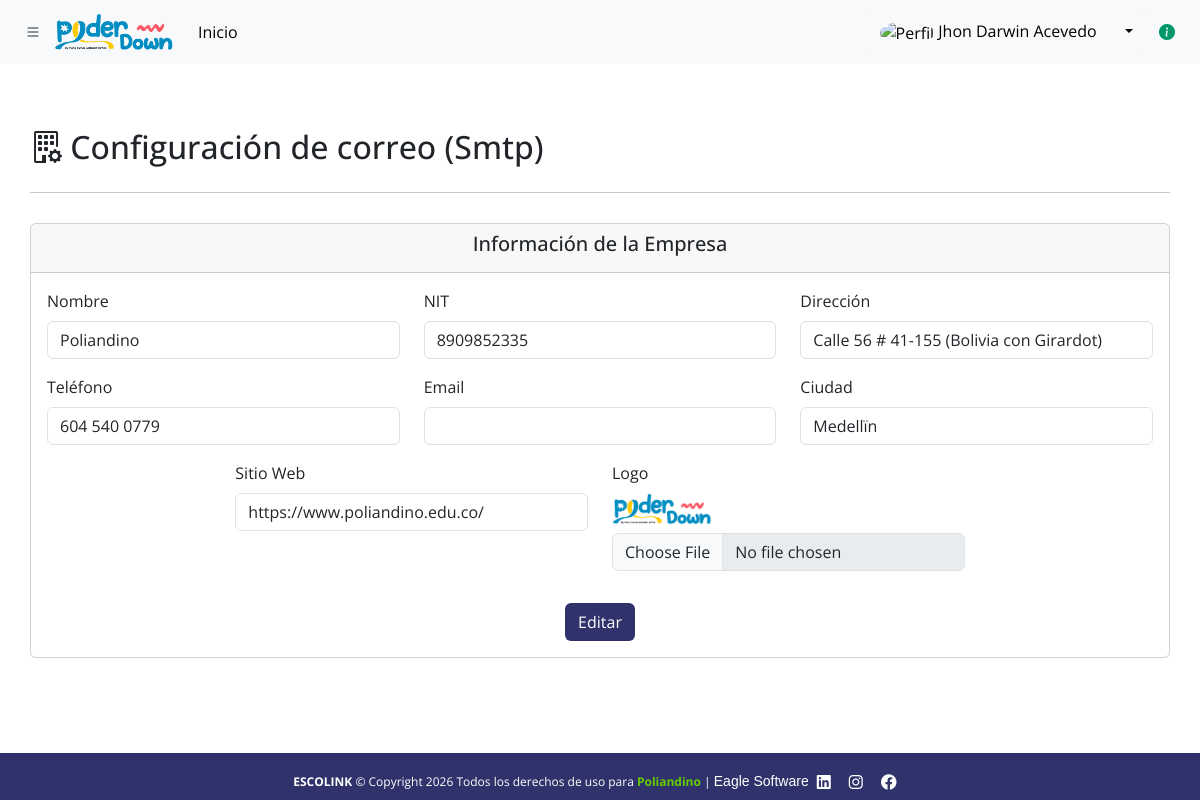
Page /companyConfig.php (signed in) on the committed database.
### tables this page shows
CREATE TABLE `company` (
  `id` int(11) NOT NULL,
  `nombre` varchar(100) NOT NULL,
  `nit` varchar(15) NOT NULL,
  `direccion` varchar(255) NOT NULL,
  `telefono` varchar(15) NOT NULL,
  `logo` varchar(255) NOT NULL,
  `email` varchar(266) NOT NULL,
  `ciudad` varchar(255) NOT NULL,
  `web` varchar(255) NOT NULL
);

### components/sliderBar.php (called while the page is built, shortened)
<?php include("controller/footer.php"); ?>

### components/filters/takeUser.php (called while the page is built, shortened)
<?php
function obtenerInformacionUsuario()
{
    if (isset($_SESSION['loggedin'], $_SESSION['nombre'], $_SESSION['rol'], $_SESSION['username'], $_SESSION['foto'], $_SESSION['extra_rol']) && $_SESSION['loggedin'] === true) {
        $mensajeRol = rolUsuario($_SESSION['rol']);
        $mensajeExtraRol = extraRolUsuario($_SESSION['extra_rol']);
        return [
            'nombre' => htmlspecialchars($_SESSION['nombre']),
            'rol' => $mensajeRol,
            'extra_rol' => $mensajeExtraRol,
            'usuario' => htmlspecialchars($_SESSION['username']),
            'foto' => htmlspecialchars($_SESSION['foto'])
        ];
    }
}
function rolUsuario($rol)
{
    switch ($rol) {
        case 12:
            return "Control maestro";
    }
}
function extraRolUsuario($extra_rol)
{
    switch ($extra_rol) {
        default:
            return "Extra rol no definido";
    }
}
?>

### components/company/viewCompanyInfo.php (the view, shortened to what this page needs)
<?php
$query = "SELECT * FROM company LIMIT 1";
$result = $conn->query($query);
$company = $result->fetch_assoc();
?>
<div class="card mt-4">
    <div class="card-header text-center">
        <h5>Información de la Empresa</h5>
    </div>
    <div class="card-body">
        <form id="companyForm" enctype="multipart/form-data">
            <div class="row justify-content-center">
                <div class="col-4 mb-3">
                    <label for="nombre" class="form-label">Nombre</label>
                    <input type="text" class="form-control" id="nombre" name="nombre" value="<?php echo htmlspecialchars($company['nombre'] ?? 'Sin configurar'); ?>" readonly>
                </div>
                <div class="col-4 mb-3">
                    <label for="nit" class="form-label">NIT</label>
                    <input type="text" class="form-control" id="nit" name="nit" value="<?php echo htmlspecialchars($company['nit'] ?? 'Sin configurar'); ?>" readonly>
                </div>
                <div class="col-4 mb-3">
                    <label for="direccion" class="form-label">Dirección</label>
                    <input type="text" class="form-control" id="direccion" name="direccion" value="<?php echo htmlspecialchars($company['direccion'] ?? 'Sin configurar'); ?>" readonly>
                </div>
                <div class="col-4 mb-3">
                    <label for="telefono" class="form-label">Teléfono</label>
                    <input type="text" class="form-control" id="telefono" name="telefono" value="<?php echo htmlspecialchars($company['telefono'] ?? 'Sin configurar'); ?>" readonly>
                </div>
                <div class="col-4 mb-3">
                    <label for="email" class="form-label">Email</label>
                    <input type="email" class="form-control" id="email" name="email" value="<?php echo htmlspecialchars($company['email'] ?? 'Sin configurar'); ?>" readonly>
                </div>
                <div class="col-4 mb-3">
                    <label for="ciudad" class="form-label">Ciudad</label>
                    <input type="text" class="form-control" id="ciudad" name="ciudad" value="<?php echo htmlspecialchars($company['ciudad'] ?? 'Sin configurar'); ?>" readonly>
                </div>
                <div class="col-4 mb-3">
                    <label for="web" class="form-label">Sitio Web</label>
                    <input type="url" class="form-control" id="web" name="web" value="<?php echo htmlspecialchars($company['web'] ?? 'Sin configurar'); ?>" readonly>
                </div>
                <div class="col-4 mb-3">
                    <label for="logo" class="form-label">Logo</label>
                    <?php if (!empty($company['logo'])): ?>
                        <div class="mb-2">
                            <img src="img/logos/<?php echo htmlspecialchars($company['logo']); ?>" alt="Logo actual" style="max-width: 100px; max-height: 100px;">
                        </div>
                    <?php endif; ?>
                    <input type="file" class="form-control" id="logo" name="logo" accept="image/*" disabled>
                </div>
            </div>
            <div class="text-center mt-3">
                <button type="button" class="btn bg-indigo-dark text-white" id="editBtn">Editar</button>
            </div>
        </form>
    </div>
</div>

### controller/header.php (shortened to what this page needs)
<?php
$query = "SELECT logo FROM company LIMIT 1";
$result = $conn->query($query);
$company = $result->fetch_assoc();
$logo = $company['logo'] ?? 'logo_pd_horizontal.png';
?>
<nav class="navbar navbar-expand-lg bg-body-tertiary fixed-top">
    <div class="container-fluid">
        <button class="btn btn-tertiary mr-3" type="button" data-bs-toggle="offcanvas" data-bs-target="#offcanvasWithBothOptions" aria-controls="offcanvasWithBothOptionsLabel">
            <i class="bi bi-list"></i>
        </button>
        <a class="navbar-brand" href="main.php"><img src="img/logos/<?php echo htmlspecialchars($logo); ?>" alt="logo" width="120px"></a>
        <div class="collapse navbar-collapse" id="navbarSupportedContent">
            <ul class="navbar-nav me-auto mb-2 mb-lg-0">
                <li class="nav-item">
                    <a class="nav-link active" aria-current="page" href="main.php">Inicio</a>
                </li>
            </ul>
        </div>
        <div class="dropdown">
            <button class="btn btn-light dropdown-toggle" type="button" id="dropdownMenuButton" data-bs-toggle="dropdown" aria-expanded="false">
                <img src="<?php echo htmlspecialchars($infoUsuario['foto']); ?>" alt="Perfil" class="rounded-circle" width="40" height="40">
                <?php echo htmlspecialchars($infoUsuario['nombre']); ?>
                <button type="button" class="btn" data-bs-toggle="popover" data-bs-placement="top" data-bs-content="<?php echo htmlspecialchars($infoUsuario['rol']); ?>" data-bs-trigger="hover">
                    <i class="bi bi-info-circle-fill colorVerde" style="color: #00976a;"></i>
                </button>
            </button>
        </div>
    </div>
</nav>

### controller/footer.php (shortened to what this page needs)
<footer class="text-center text-lg-start text-light fixed-bottom bg-indigo-dark text-white d-flex align-items-center justify-content-center" style="max-height:55px;">
    <div class="text-center pb-2 w-100">
        <?php
         $queryCompany = mysqli_query($conn, "SELECT nombre,nit FROM company");
         while ($empresaLog = mysqli_fetch_array($queryCompany)) {
           $empresa = $empresaLog['nombre'] . '</label>';
         }
        ?>
        <br>
        <b>ESCOLINK</b> &copy; Copyright <?php echo date("Y"); ?> Todos los derechos de uso para <label class="text-lime-dark"><b><?php echo $empresa ?> </b></label>|
        <span class="footer-social-group">
            <a class="eagle-link-footer" href="https://agenciaeaglesoftware.com/" target="_blank">Eagle Software</a>
            <a href="https://www.linkedin.com/company/89372098/admin/feed/posts/" target="_blank" class="linkFooter"><i class="fa-brands fa-linkedin redes"></i></a>
            <a href="https://www.instagram.com/eaglesoftwares/" target="_blank" class="linkFooter"><i class="fa-brands fa-instagram redes"></i></a>
            <a href="https://www.facebook.com/eaglesoftwares/" target="_blank" class="linkFooter"><i class="fa-brands fa-facebook redes"></i></a>
        </span>
    </div>
</footer>

### css/estilo.css (style rules this page uses)
:root { --colorPrimario:#ec008c; --colorVerde:#00976a --blanco:#fff; --bs-primary-light: #cce5ff; --bs-primary-dark: #004085; --bs-secondary-light: #e2e3e5; --bs-secondary-dark: #383d41; --bs-success-light: #d4edda; --bs-success-dark: #155724; --bs-danger-light: #f8d7da; --bs-danger-dark: #721c24; --bs-warning-light: #fff3cd; --bs-warning-dark: #856404; --bs-info-light: #d1ecf1; --bs-info-dark: #0c5460; --bs-light-gray: #f8f9fa; --bs-dark-gray: #343a40; }
* { margin: 0; padding: 0; box-sizing: border-box; font-family: "Open Sans"; }
.colorVerde { color: var(--colorVerde); }
footer { position: relative; bottom: 0; left: 0; right: 0; background-color: #333; color: white; text-align: center; font-size: 12px; }
.redes { float: right; font-size: 16px; padding-right: 10px; }
.linkFooter { text-decoration: none; color: white; }
html, body { height: 100%; }

### css/slidebar.css (style rules this page uses)
:root { --colorPrimario: #ec008c; --blanco: #fff; }

### css/contadores.css (style rules this page uses)
:root { --bs-purple-light: #e0c3fc; --bs-purple-dark: #5d3fd3; --bs-teal-light: #b2f0e5; --bs-teal-dark: #006d68; --bs-amber-light: #ffe7b2; --bs-amber-dark: #bf6900; --bs-pink-light: #ffccd5; --bs-pink-dark: #b53471; --bs-indigo-light: #d4d7ff; --bs-indigo-dark: #30336b; --bs-gray-light: #f4f6f7; --bs-gray-dark: #495057; --bs-magenta-dark:#ec008c; --bs-magenta-light:#f5a6c2; --bs-lime-light: #e6ffcc; --bs-lime-dark: #66cc00; --bs-orange-light: #ffd8b2; --bs-orange-dark: #e67300; --bs-red-dark: #990000; --bs-blue-dark: #001f3f; --bs-brown-light: #d7b49e; --bs-brown-dark: #6b4226; --bs-cyan-light: #d0f7f9; --bs-cyan-dark: #007a7a; --bs-silver: #c0c0c0; }
.bg-indigo-dark { background-color: var(--bs-indigo-dark) !important; color: white; }
.text-lime-dark { color: var(--bs-lime-dark) !important; }
.card-body { display: flex; align-items: center; }

### css/dataTables.css (style rules this page uses)
:root { --dt-row-selected: 13, 110, 253;--dt-row-selected-text: 255, 255, 255;--dt-row-selected-link: 9, 10, 11;--dt-row-stripe: 0, 0, 0;--dt-row-hover: 0, 0, 0;--dt-column-ordering: 0, 0, 0;--dt-html-background: white }

### controller/footer.php (style rules this page uses)
.eagle-link-footer { font-family: 'Sparose', sans-serif !important; font-size: 14px; color: #fff !important; text-decoration: none !important; font-weight: normal; }
.footer-social-group { display: inline-flex; align-items: center; gap: 8px; }

### rows in the picture
company: logo (picture), nombre "Poliandino", nit "8909852335", direccion "Calle 56 # 41-155 (Bolivia con Girardot)", telefono "604 540 0779", ciudad "Medellïn", web "https://www.poliandino.edu.co/"

### other values in the picture
$infoUsuario['nombre'] "Jhon Darwin Acevedo"
